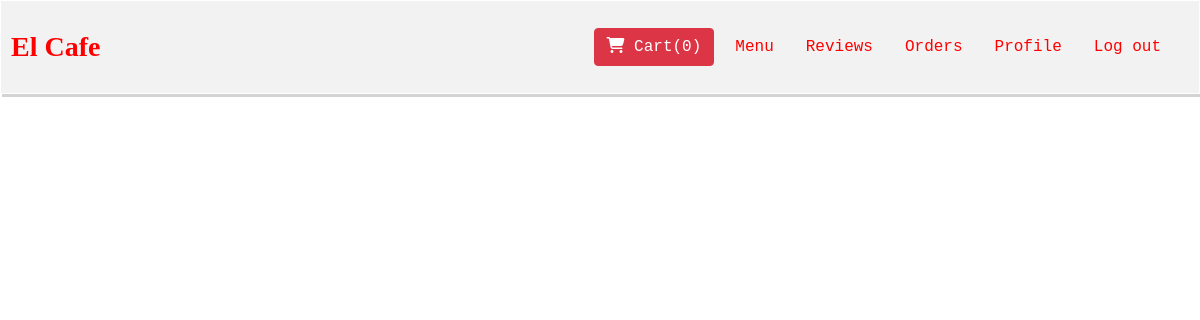
/myorders/ (signed in), run on an earlier commit of the app's database.
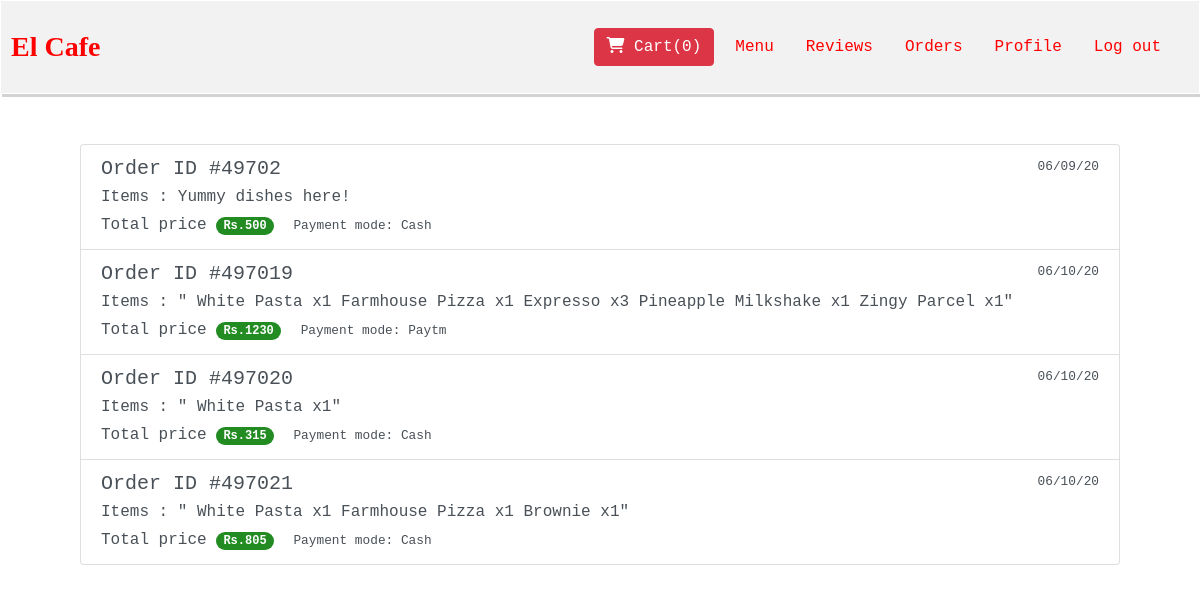
And on a later commit of the database.
### shop/models.py (models this page shows, shortened)
class BillingModel(models.Model):
    first_name = models.CharField(max_length=100,blank=False)
    last_name = models.CharField(max_length=100)
    email = models.CharField(max_length=200,blank=False)
    phone_number = models.CharField(max_length=10,blank=False)
    address = models.TextField(default='Enter your address here..')
    payment_mode = models.CharField(max_length=20)
    order_date = models.CharField(default=get_date(),max_length=50)
    order_time = models.CharField(default=datetime.now().strftime("%X"),max_length=20)
    delivery_time = models.CharField(default=get_time(),max_length=20)
    cart_items = models.TextField(default='Yummy dishes here!')
    item_quantity = models.CharField(max_length=500,default='Item quantity')
    item_price = models.CharField(max_length=500,default='Item price')
    item_disc = models.CharField(max_length=500,default='Discount applied')
    total_price = models.CharField(max_length=10,default='1000')
    discount_applied = models.CharField(max_length=10,default='500')
    final_amount = models.CharField(max_length=10, default='500')
    customer = models.ForeignKey(User, on_delete=models.CASCADE)

### shop/views.py (the view)
# urls.py: path('myorders/',shop_views.myorders,name='myorders'),
@login_required
def myorders(request):
    obj = BillingModel.objects.all()
    obj = obj.filter(customer=request.user.pk)
    return render(request,'shop/myorders.html',{'obj':obj})

### shop/templates/shop/myorders.html
{% extends 'shop/base.html' %}
{% block body %}
    <div class="container">
<div class="list-group">
    {% for o in obj %}
  <a href="{% url 'order_details' o.pk %}" class="list-group-item list-group-item-action flex-column align-items-start">
    <div class="d-flex w-100 justify-content-between">
      <h5 class="mb-1"> Order ID #4970{{ o.id }} </h5>
      <small>{{ o.order_date }}</small>
    </div>
    <p class="mb-1"> Items : {{ o.cart_items }} </p>
      Total price
      <span class="badge badge-primary badge-pill" style="background-color: forestgreen"> Rs.{{ o.final_amount  }} </span>
    <small style="margin-left: 10px;"> Payment mode: {{ o.payment_mode }}</small>
  </a>
    {% endfor %}
</div>
    </div>
{% endblock %}

What changed in the data, as far as the page shows it:
now on this page (row edited): BillingModel: id "2", order_date "06/09/20", cart_items "Yummy dishes here!", final_amount "500", payment_mode "Cash"
added BillingModel: id "19", order_date "06/10/20", cart_items "\" White Pasta x1 Farmhouse Pizza x1 Expresso x3 Pineapple Milkshake x1 Zingy Parcel x1\"", final_amount "1230", payment_mode "Paytm"
added BillingModel: id "20", order_date "06/10/20", cart_items "\" White Pasta x1\"", final_amount "315", payment_mode "Cash"
added BillingModel: id "21", order_date "06/10/20", cart_items "\" White Pasta x1 Farmhouse Pizza x1 Brownie x1\"", final_amount "805", payment_mode "Cash"
